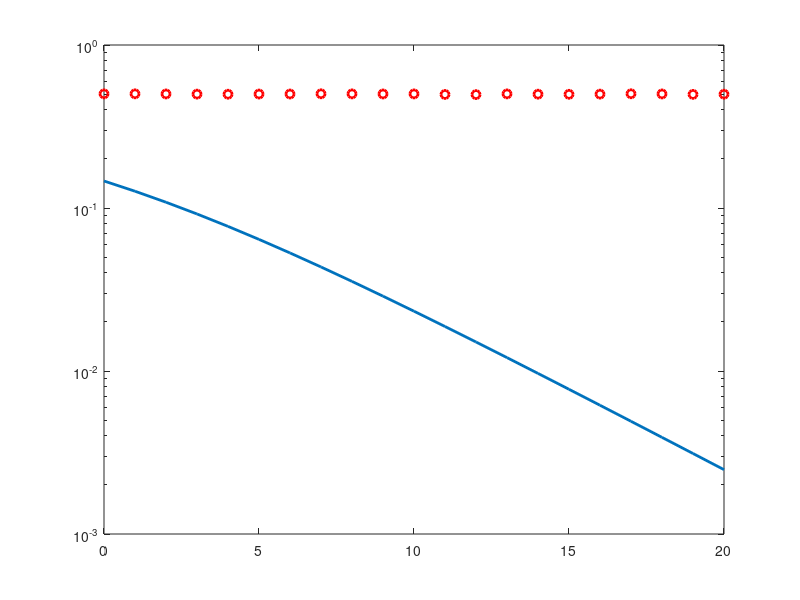

This figure's MATLAB source: (Note: this script raises an error after producing the figure.)
 clc;
close all;
clear all;
m=10^5;
snr_dB=[0:1:20];
for j= 1:1:length(snr_dB)
    n_err=0;
    n_bits=0;
    while n_err<100
        inf_bits=round(rand(1,m));
        x=-2*(inf_bits-0.5);
        N0 = 1/10^(snr_dB(j)/10);
        h=1/sqrt(2)*[randn(1,length(x)) + i*randn(1, length(x))];
        y=h.*x+sqrt(N0/2)*(randn(1,length(x)) + i*randn(1,length(x)));
        y=y./h;
        est_bits=y<0;
        diff=inf_bits-est_bits;
        n_err=n_err+sum(abs(diff));
        n_bits=n_bits+length(inf_bits);
    end
    BER(j)=n_err/n_bits;
end
snr=10.^(snr_dB/10);
theoryBer=0.5.*(1-sqrt(snr./(snr+1)));
theoryBerAWGN = 0.5*erfc(sqrt(10.^(snr_dB/10)));
    semilogy(snr_dB,theoryBer,'-','Linewidth',2);
    hold on;
    semilogy(snr_dB,BER,'or','Linewidth',2);
    hold on;
    semilogy(snr_dB,theoryBerAWGN,'blad-','LineWidth',2);
    legend('Rayleigh theoretical','Rayleigh simulated','AWGN theoretical');
    axis([0 20 10^-5 0.5]);
    xlabel('SNR (dB)');
    ylabel('BER');
    grid on;
